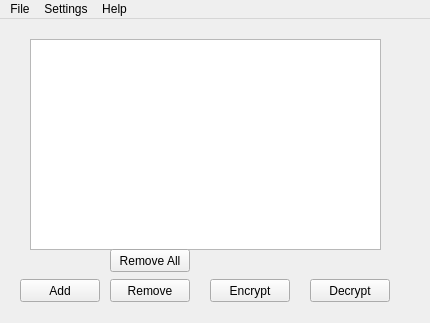
<?xml version="1.0" encoding="UTF-8"?>
<ui version="4.0">
 <class>MainWindow</class>
 <widget class="QMainWindow" name="MainWindow">
  <property name="geometry">
   <rect>
    <x>0</x>
    <y>0</y>
    <width>430</width>
    <height>323</height>
   </rect>
  </property>
  <property name="minimumSize">
   <size>
    <width>430</width>
    <height>200</height>
   </size>
  </property>
  <property name="windowTitle">
   <string>FileCrypt 0.1</string>
  </property>
  <widget class="QWidget" name="centralWidget">
   <widget class="QPushButton" name="addButton">
    <property name="geometry">
     <rect>
      <x>20</x>
      <y>260</y>
      <width>80</width>
      <height>23</height>
     </rect>
    </property>
    <property name="text">
     <string>Add</string>
    </property>
   </widget>
   <widget class="QPushButton" name="encryptButton">
    <property name="geometry">
     <rect>
      <x>210</x>
      <y>260</y>
      <width>80</width>
      <height>23</height>
     </rect>
    </property>
    <property name="text">
     <string>Encrypt</string>
    </property>
   </widget>
   <widget class="QPushButton" name="decryptButton">
    <property name="geometry">
     <rect>
      <x>310</x>
      <y>260</y>
      <width>80</width>
      <height>23</height>
     </rect>
    </property>
    <property name="text">
     <string>Decrypt</string>
    </property>
   </widget>
   <widget class="QTableView" name="tableView">
    <property name="geometry">
     <rect>
      <x>30</x>
      <y>20</y>
      <width>351</width>
      <height>211</height>
     </rect>
    </property>
   </widget>
   <widget class="QPushButton" name="removeButton">
    <property name="geometry">
     <rect>
      <x>110</x>
      <y>260</y>
      <width>80</width>
      <height>23</height>
     </rect>
    </property>
    <property name="text">
     <string>Remove</string>
    </property>
   </widget>
   <widget class="QPushButton" name="removeAllButton">
    <property name="geometry">
     <rect>
      <x>110</x>
      <y>230</y>
      <width>80</width>
      <height>23</height>
     </rect>
    </property>
    <property name="text">
     <string>Remove All</string>
    </property>
   </widget>
  </widget>
  <widget class="QMenuBar" name="menuBar">
   <property name="geometry">
    <rect>
     <x>0</x>
     <y>0</y>
     <width>430</width>
     <height>20</height>
    </rect>
   </property>
   <widget class="QMenu" name="menuFile">
    <property name="title">
     <string>File</string>
    </property>
    <addaction name="actionOpen"/>
    <addaction name="actionSave"/>
    <addaction name="actionSaveAs"/>
    <addaction name="actionExit"/>
   </widget>
   <widget class="QMenu" name="menuOptions">
    <property name="title">
     <string>Settings</string>
    </property>
    <addaction name="actionSet_Destination"/>
    <addaction name="actionRemove_original_files_after_encrypt"/>
   </widget>
   <widget class="QMenu" name="menuHelp">
    <property name="title">
     <string>Help</string>
    </property>
    <addaction name="actionAbout"/>
   </widget>
   <addaction name="menuFile"/>
   <addaction name="menuOptions"/>
   <addaction name="menuHelp"/>
  </widget>
  <action name="actionSet_Destination">
   <property name="text">
    <string>Set Destination Path</string>
   </property>
  </action>
  <action name="actionRemove_original_files_after_encrypt">
   <property name="checkable">
    <bool>true</bool>
   </property>
   <property name="text">
    <string>Remove Original Files After Encrypt</string>
   </property>
  </action>
  <action name="actionAbout">
   <property name="text">
    <string>About</string>
   </property>
  </action>
  <action name="actionOpen">
   <property name="text">
    <string>Open</string>
   </property>
  </action>
  <action name="actionSave">
   <property name="text">
    <string>Save</string>
   </property>
  </action>
  <action name="actionSaveAs">
   <property name="text">
    <string>Save As...</string>
   </property>
  </action>
  <action name="actionSave_As">
   <property name="text">
    <string>Save As</string>
   </property>
  </action>
  <action name="actionExit">
   <property name="text">
    <string>Exit</string>
   </property>
  </action>
 </widget>
 <layoutdefault spacing="6" margin="11"/>
 <resources/>
 <connections/>
</ui>
